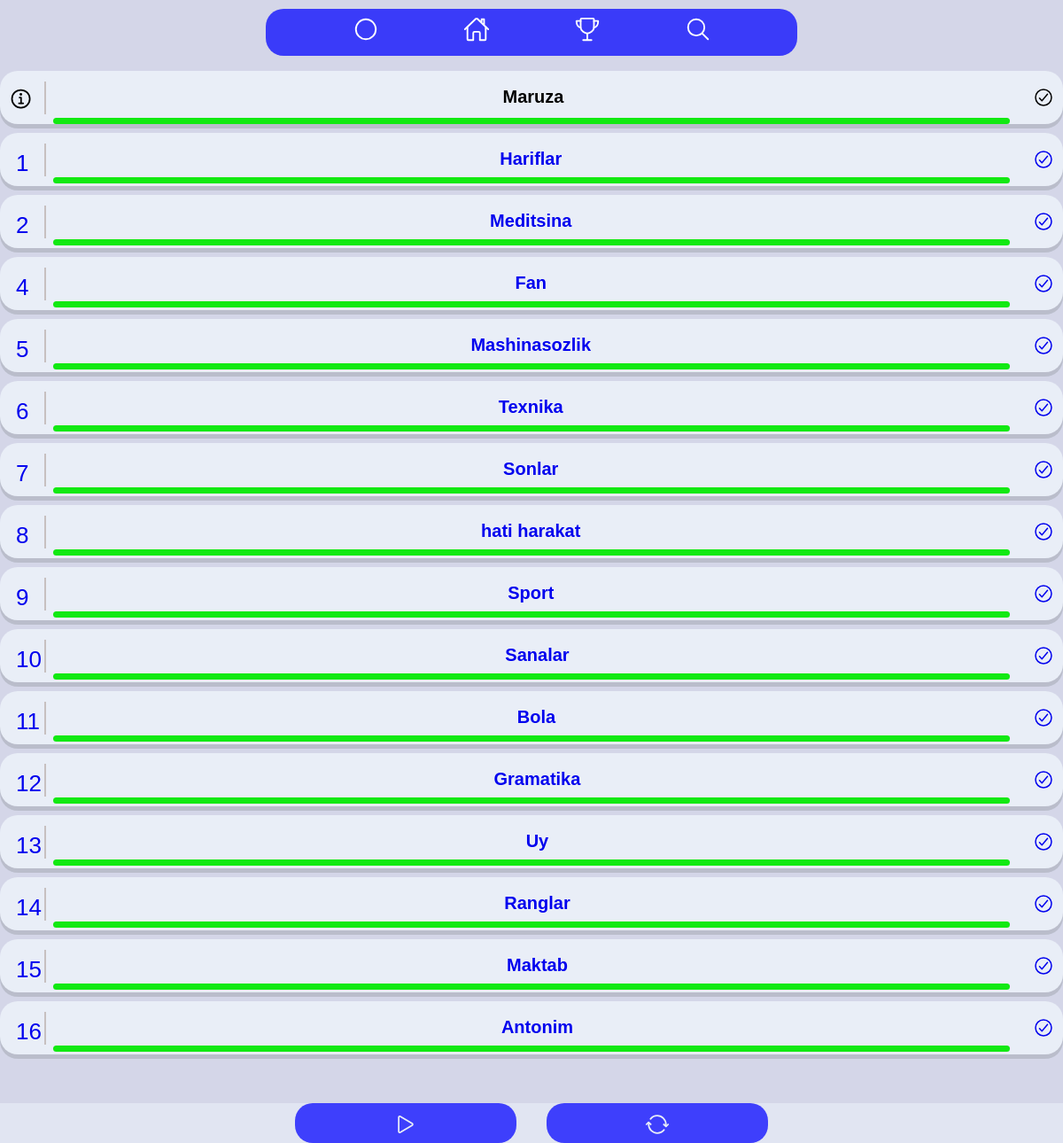
The page / on the database its author committed.
### asosiy/models.py (models this page shows, shortened)
class Bolim(models.Model):
    nom=models.CharField(max_length=50)

### asosiy/views.py (the view)
# urls.py: path('', Home.as_view()),
class Home(View):
    def get(self,request):
        data={
            'data':Bolim.objects.all()
        }
        return render(request,'index.html',data)

### templates/index.html (shortened to what this page needs)
<!DOCTYPE html>
<html lang="en">
<head>
    {% load static %}
    <link rel="stylesheet" href="{% static 'main.css' %}">
</head>
<body>
      <header>
          <div class="box_header">
              <ul class="header_ul">
                  <li><ion-icon name="ellipse-outline"></ion-icon></li>
                  <li><ion-icon name="home-outline"></ion-icon></li>
                  <li><ion-icon name="trophy-outline"></ion-icon></li>
                  <li class="btn_sreach"><ion-icon  name="search-outline"></ion-icon></li>
                </ul>
      </header>
      <section class="line_info">
        <div class="big_info">
            <div class="info">
                <div class="first_icon">
                    <ion-icon class="about_text" name="information-circle-outline"></ion-icon>
                </div>
                <p class="text">Maruza</p>
                <ion-icon class="done" name="checkmark-circle-outline"></ion-icon>
            </div>
            <div class="line_bottom"></div>
        </div>
        {% for i in data %}
        <div class="big_info">
            <a href="/sozlar/{{i.id}}">
            <div class="info">
                <div class="first_icon">
                    <snan class="number">{{i.id}}</snan>
                </div>
                <p class="text"> {{i.nom}}</p>
                <ion-icon class="done" name="checkmark-circle-outline"></ion-icon>
            </div>
                </a>
            <div class="line_bottom"></div>
        </div>
        {% endfor %}
      </section>
      <footer>
        <div class="bottom">
            <div class="button_bottom">
                    <div class="learn">
                         <p><ion-icon name="play-outline"></ion-icon></p>
                    </div>
                    <div class="reped">
                        <p><ion-icon name="sync-outline"></ion-icon></p>
                    </div>
                </div>
            </div>
      </footer>
</body>
</html>

### static/main.css (style rules this page uses)
* { margin: 0; padding: 0; font-family: sans-serif ,""; text-decoration: none; }
body { background-color: #d4d6e8; }
header { position: fixed; top: 0px; width: 100%; }
header .box_header { background-color: rgba(0, 0, 255, 0.727); padding: 8px 50px; max-width: 500px; border-radius: 20px; z-index: 9999; margin:0 auto; min-height: 33.2px; margin-top: 10px; position: relative; }
ul { display: flex; justify-content: space-around; }
ul li { color: #fff; margin: 0px 5px; font-size: 30px; display: inline-block; }
section { margin: 20px auto; max-width: 1200px; margin-top: 80px; }
section .big_info { box-shadow: 0px 5px 0px #a2a7b082; border-radius: 20px; height: 60px; background-color: #e9eef7; margin-bottom: 10px; }
.big_info .line_bottom { margin: 0 auto; width: 90%; height: 7px; background-color: rgb(18, 233, 18); border-radius: 10px; }
section .info { position: relative; display: flex; justify-content: space-between; }
section .info .first_icon { font-size: 28px; margin-left: 10px; margin-top: 18px; }
section .info .first_icon::after { content: ""; position: absolute; left: 50px; top: 12px; height: 35px; border: 1px solid rgb(199, 192, 192); }
section .info .text { font-size: 20px; margin-top: 18px; font-weight: 600; }
section .info .number { font-size: 26px; margin-left: 8px; }
section .info .done { margin-top: 18px; margin-right: 10px; font-size: 24px; border-radius: 50%; }
.bottom { position: fixed; left: 0%; bottom: 0.2px; width: 100%; z-index: 9; background-color: #e9eef7a1; }
.button_bottom { display: flex; justify-content: space-evenly ; padding: 0 25%; }
.button_bottom div { width: 45%; min-width: 100px; max-width: 250px; border-radius: 20px; background-color:rgba(0, 0, 255, 0.727) ; }
.button_bottom div p { text-align: center; margin-top: 10px; height: 100%; color: #e9eef7; font-size: 28px; }
.button_bottom .reped { background-color:rgba(0, 0, 255, 0.727) ; }
footer { margin-bottom: 100px; }

### rows shown on the page
Bolim: id "1", nom "Hariflar"
Bolim: id "2", nom "Meditsina"
Bolim: id "4", nom "Fan"
Bolim: id "5", nom "Mashinasozlik"
Bolim: id "6", nom "Texnika"
Bolim: id "7", nom "Sonlar"
Bolim: id "8", nom "hati harakat"
Bolim: id "9", nom "Sport"
Bolim: id "10", nom "Sanalar"
Bolim: id "11", nom "Bola"
Bolim: id "12", nom "Gramatika"
Bolim: id "13", nom "Uy"
Bolim: id "14", nom "Ranglar"
Bolim: id "15", nom "Maktab"
Bolim: id "16", nom "Antonim"
